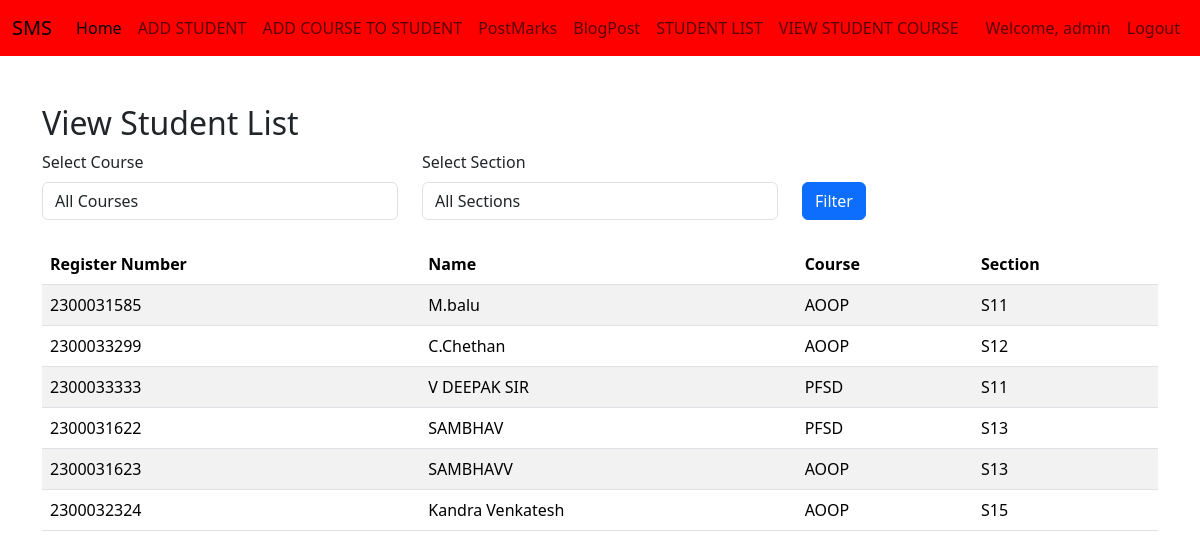
Page /facultyapp/view_student_list/ (signed in) on the committed database.
### adminapp/models.py (models this page shows, shortened)
class StudentList(models.Model):
    Register_Number = models.CharField(max_length=20, unique=True)
    Name = models.CharField(max_length=100)
    user = models.OneToOneField(User, on_delete=models.CASCADE, null=True)

### facultyapp/models.py (models this page shows, shortened)
class AddCourse(models.Model):
    COURSE_CHOICES = [
        ('AOOP', 'Advanced Object-Oriented Programming'),
        ('PFSD', 'Python Full Stack Development'),
    ]
    SECTION_CHOICES = [
        ('S11', 'Section S11'),
        ('S12', 'Section S12'),
        ('S13', 'Section S13'),
        ('S14', 'Section S14'),
        ('S15', 'Section S15'),
    ]
    student = models.ForeignKey(StudentList, on_delete=models.CASCADE)
    course = models.CharField(max_length=50, choices=COURSE_CHOICES)
    section = models.CharField(max_length=50, choices=SECTION_CHOICES)

### facultyapp/views.py (the view)
# urls.py: path('view_student_list/',views.view_student_list,name='view_student_list'),
def view_student_list(request):
    course = request.GET.get('course')
    section = request.GET.get('section')
    student_courses = AddCourse.objects.all()
    if course:
        student_courses = student_courses.filter(course=course)
    if section:
        student_courses = student_courses.filter(section=section)
    students = StudentList.objects.filter(id__in=student_courses.values('student_id'))
    course_choices = AddCourse.COURSE_CHOICES
    section_choices = AddCourse.SECTION_CHOICES
    context = {
        'students': students,
        'course_choices': course_choices,
        'section_choices': section_choices,
        'selected_course': course,
        'selected_section': section,
    }
    return render(request, 'facultyapp/view_student_list.html', context)

### templates/facultyapp/view_student_list.html (shortened to what this page needs)
{% extends 'Navbar/FacultyNavbar.html' %}
{% load static %}
{% block body %}
    <div class="container mt-5">
        <h2>View Student List</h2>
        <form method="get" class="mb-4">
            <div class="row">
                <div class="col-md-4">
                    <label for="course" class="form-label">Select Course</label>
                    <select name="course" id="course" class="form-control">
                        <option value="">All Courses</option>
                    </select>
                </div>
                <div class="col-md-4">
                    <label for="section" class="form-label">Select Section</label>
                    <select name="section" id="section" class="form-control">
                        <option value="">All Sections</option>
                    </select>
                </div>
                <div class="col-md-4 mt-4">
                    <button type="submit" class="btn btn-primary mt-2">Filter</button>
                </div>
            </div>
        </form>
        <table class="table table-striped">
            <thead>
                <tr>
                    <th>Register Number</th>
                    <th>Name</th>
                    <th>Course</th>
                    <th>Section</th>
                </tr>
            </thead>
            <tbody>
                {% if students %}
                    {% for student in students %}
                        <tr>
                            <td>{{ student.Register_Number }}</td>
                            <td>{{ student.Name }}</td>
                            <td>{{ student.addcourse_set.first.course }}</td>
                            <td>{{ student.addcourse_set.first.section }}</td>
                        </tr>
                    {% endfor %}
                {% else %}
                    <tr>
                        <td colspan="4" class="text-center">No students found.</td>
                    </tr>
                {% endif %}
            </tbody>
        </table>
    </div>
{% endblock %}

### templates/navbar/FacultyNavbar.html (shortened to what this page needs)
<!DOCTYPE html>
<html lang="en">
<head>
    <link href="https://cdn.jsdelivr.net/npm/bootstrap@5.3.3/dist/css/bootstrap.min.css" rel="stylesheet">
</head>
<body>
<nav class="navbar navbar-expand-lg navbar-red">
  <div class="container-fluid">
    <a class="navbar-brand" href="{% url 'projecthomepage' %}">SMS</a>
    <div class="collapse navbar-collapse" id="navbarNavDropdown">
      <ul class="navbar-nav">
        <li class="nav-item">
          <a class="nav-link active" aria-current="page" href="#">Home</a>
        </li>
        <li class="nav-item">
          <a class="nav-link" href="{% url 'add_student' %}">ADD STUDENT</a>
        </li>
                  <li class="nav-item">
          <a class="nav-link" href="{% url 'facultyapp:add_course' %}">ADD COURSE TO STUDENT</a>
        </li>
                    <li class="nav-item">
          <a class="nav-link" href="{% url 'facultyapp:post_marks' %}">PostMarks</a>
        </li>
          <li class="nav-item">
          <a class="nav-link" href="{% url 'facultyapp:add_blog' %}">BlogPost</a>
        </li>
        <li class="nav-item">
          <a class="nav-link" href="{% url 'student_list' %}">STUDENT LIST</a>
                  <li class="nav-item">
          <a class="nav-link" href="{% url 'facultyapp:view_student_list' %}"> VIEW STUDENT COURSE</a>
      </ul>
      <ul  class="navbar-nav ms-auto">
<li>
        {% if user.is_authenticated %}
        <li class="nav-item">
        <span class="nav-link">Welcome, {{ user.username }}</span>
    </li>
          <li class="nav-item">
          <a class="nav-link" href="{% url 'logout' %}">Logout</a>
          </li>
        {% endif %}
 </li>
      </ul>
    </div>
  </div>
</nav>
{% block body %}
{% endblock %}
</body>
</html>

### templates/navbar/FacultyNavbar.html (style rules this page uses)
.navbar-red { background-color:Red !important; }

### rows in the picture
StudentList: Register_Number "2300031585", Name "M.balu", addcourse_set.first.course "AOOP", addcourse_set.first.section "S11"
StudentList: Register_Number "2300033299", Name "C.Chethan", addcourse_set.first.course "AOOP", addcourse_set.first.section "S12"
StudentList: Register_Number "2300033333", Name "V DEEPAK SIR", addcourse_set.first.course "PFSD", addcourse_set.first.section "S11"
StudentList: Register_Number "2300031622", Name "SAMBHAV", addcourse_set.first.course "PFSD", addcourse_set.first.section "S13"
StudentList: Register_Number "2300031623", Name "SAMBHAVV", addcourse_set.first.course "AOOP", addcourse_set.first.section "S13"
StudentList: Register_Number "2300032324", Name "Kandra Venkatesh", addcourse_set.first.course "AOOP", addcourse_set.first.section "S15"

### other values in the picture
{{ user.username }} "admin"
